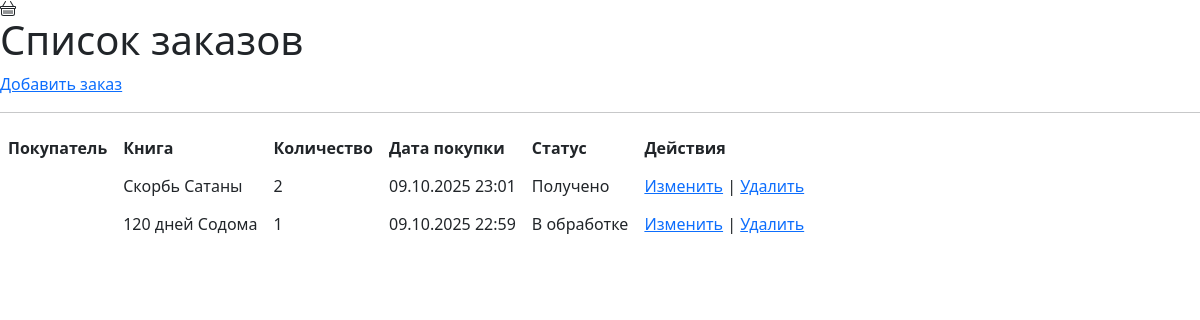
The app's page /buy/, older data.
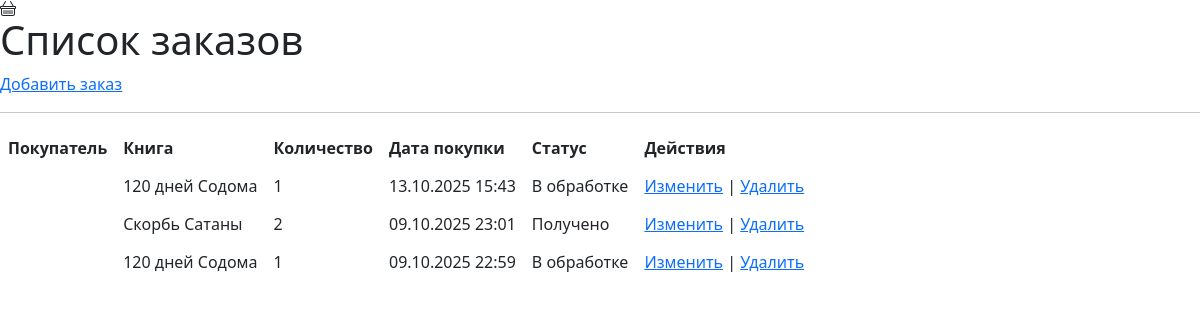
The same page, newer data.
### basket/models.py (models this page shows, shortened)
class BuyedBooks(models.Model):
    buyer_name = models.CharField(verbose_name='Имя покупателя', max_length=100, null=True)
    book = models.ForeignKey(Books, on_delete=models.CASCADE)
    quantity = models.PositiveIntegerField(verbose_name='Количество', default=1)
    buying_date = models.DateTimeField(auto_now_add=True)
    status = models.CharField(verbose_name='Статус заказа', default='В обработке')
    class Meta:
        verbose_name = 'купленная книга'
        verbose_name_plural = 'купленные книги'

### books/models.py (models this page shows, shortened)
class Books(models.Model):
    title = models.CharField(max_length=100, verbose_name='Напишите название книги')
    description = models.TextField(verbose_name='Напишите описание книги')
    image = models.ImageField(upload_to='books/', verbose_name='Выберите изображение книги')
    quantity_page = models.PositiveIntegerField(verbose_name='Количество страниц')
    author = models.CharField(max_length=100, blank=True, verbose_name='Автор книги')
    book_audio = models.URLField(blank=True, null=True, verbose_name='Ссылка на аудиокнигу')
    created_at = models.DateTimeField(auto_now_add=True, null=True)
    class Meta:
        verbose_name = 'книга'
        verbose_name_plural = 'книги'

### basket/views.py (the view)
# urls.py: path('buy/', views.BuyListView.as_view(), name='buy_list'),
class BuyListView(generic.ListView):
    model = models.BuyedBooks
    template_name = 'basket/buy_list.html'
    context_object_name = 'orders'
    ordering = ['-id']

### templates/basket/buy_list.html (shortened to what this page needs)
{% load static %}
<link href="https://cdn.jsdelivr.net/npm/bootstrap@5.3.3/dist/css/bootstrap.min.css" rel="stylesheet">
</head>
<body>
<h1>Список заказов</h1>
    <a href="{% url 'create_buy' %}">Добавить заказ</a>
    <hr>
    {% if orders %}
        <table cellpadding="8">
            <tr>
                <th>Покупатель</th>
                <th>Книга</th>
                <th>Количество</th>
                <th>Дата покупки</th>
                <th>Статус</th>
                <th>Действия</th>
            </tr>
            {% for order in orders %}
            <tr>
                <td>{{ order.buyer.name }}</td>
                <td>{{ order.book.title }}</td>
                <td>{{ order.quantity }}</td>
                <td>{{ order.buying_date|date:"d.m.Y H:i" }}</td>
                <td>{{ order.status }}</td>
                <td>
                    <a href="{% url 'update_buy' order.id %}">Изменить</a> |
                    <a href="{% url 'delete_buy' order.id %}">Удалить</a>
                </td>
            </tr>
            {% endfor %}
        </table>
    {% else %}
        <p>Пока нет заказов.</p>
    {% endif %}
</body>
</html>

Row changes from the older to the newer data that the page shows:
added BuyedBooks: book "120 дней Содома", quantity "1", buying_date "13.10.2025 15:43", status "В обработке"
